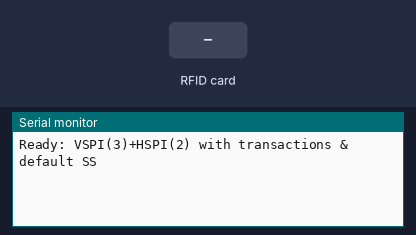
Simulated run of this sketch. Board: ESP32. On the bench: the last lines printed to the serial monitor. The test bench sets the inputs (shaded band).

Above: at 1.6 s.
1.7 s: RFID card 5E 7A 19 C4 held to the reader
At 2.8 s:
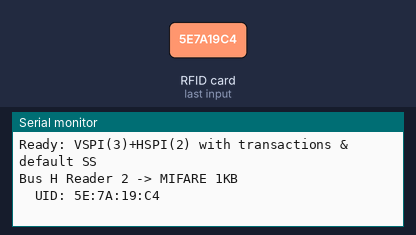
3.2 s: RFID card 5E 7A 19 C4 held to the reader
At 4.7 s:
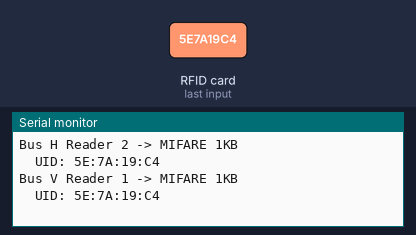

Measured:
- after the input at 1.7 s, the serial monitor: prints a new line at once (image 1)
- after the input at 3.2 s, the serial monitor: prints a new line at once (image 2)

The sketch:

WorkingAll5NFCReaders.ino
```cpp
#include <SPI.h>
#include <MFRC522.h>

// VSPI: SCK=18, MISO=19, MOSI=23
// HSPI: SCK=14, MISO=12, MOSI=13

// VSPI readers (3)
#define CS_V1 15
#define CS_V2 4
#define CS_V3 5

// HSPI readers (2)
#define CS_H1 25
#define CS_H2 27

#define RST_PIN -1

// 2-arg ctor only
MFRC522 V1(CS_V1, RST_PIN), V2(CS_V2, RST_PIN), V3(CS_V3, RST_PIN);
MFRC522 H1(CS_H1, RST_PIN), H2(CS_H2, RST_PIN);

enum Bus { BUS_NONE, BUS_VSPI, BUS_HSPI };
Bus currentBus = BUS_NONE;

// switch to VSPI with default SS
void useVSPI() {
  if (currentBus != BUS_VSPI) {
    SPI.end();
    SPI.begin(18, 19, 23, CS_V1);
    delay(2);
    currentBus = BUS_VSPI;
  }
}
// switch to HSPI with default SS
void useHSPI() {
  if (currentBus != BUS_HSPI) {
    SPI.end();
    SPI.begin(14, 12, 13, CS_H1);
    delay(2);
    currentBus = BUS_HSPI;
  }
}

inline void deselectAll(uint8_t a, uint8_t b, uint8_t c=255) {
  if (a!=255) digitalWrite(a,HIGH);
  if (b!=255) digitalWrite(b,HIGH);
  if (c!=255) digitalWrite(c,HIGH);
}

void setup() {
  Serial.begin(115200);
  while(!Serial){}

  // CS lines idle HIGH
  pinMode(CS_V1,OUTPUT); digitalWrite(CS_V1,HIGH);
  pinMode(CS_V2,OUTPUT); digitalWrite(CS_V2,HIGH);
  pinMode(CS_V3,OUTPUT); digitalWrite(CS_V3,HIGH);
  pinMode(CS_H1,OUTPUT); digitalWrite(CS_H1,HIGH);
  pinMode(CS_H2,OUTPUT); digitalWrite(CS_H2,HIGH);

  // Init VSPI group
  useVSPI();
  V1.PCD_Init(); delay(30);
  V2.PCD_Init(); delay(30);
  V3.PCD_Init(); delay(30);

  // Init HSPI group
  useHSPI();
  H1.PCD_Init(); delay(30);
  H2.PCD_Init(); delay(30);

  Serial.println(F("Ready: VSPI(3)+HSPI(2) with transactions & default SS"));
}

void reportTag(MFRC522 &rfid, char busTag, int idxOnBus) {
  auto type = rfid.PICC_GetType(rfid.uid.sak);
  Serial.print("Bus "); Serial.print(busTag);
  Serial.print(" Reader "); Serial.print(idxOnBus);
  Serial.print(" -> "); Serial.println(MFRC522::PICC_GetTypeName(type));
  Serial.print("  UID: ");
  for (byte i=0;i<rfid.uid.size;i++){
    if (rfid.uid.uidByte[i] < 0x10) Serial.print('0');
    Serial.print(rfid.uid.uidByte[i], HEX);
    if (i<rfid.uid.size-1) Serial.print(':');
  }
  Serial.println();
}

void pollReader(
  MFRC522 &rfid, uint8_t csThis,
  char busTag, int idxOnBus,
  uint8_t csA, uint8_t csB, uint8_t csC=255
) {
  // ensure only this device is active on the bus
  deselectAll(csA, csB, csC);
  digitalWrite(csThis, LOW);

  SPI.beginTransaction(SPISettings(2000000, MSBFIRST, SPI_MODE0));

  bool ok = rfid.PICC_IsNewCardPresent() && rfid.PICC_ReadCardSerial();
  if (ok) {
    // always report every read, no dedup
    reportTag(rfid, busTag, idxOnBus);
    rfid.PICC_HaltA();
    rfid.PCD_StopCrypto1();
  }

  SPI.endTransaction();
  digitalWrite(csThis, HIGH);
}

void loop() {
  // VSPI pass
  useVSPI();
  pollReader(V1, CS_V1, 'V', 1, CS_V1, CS_V2, CS_V3);
  pollReader(V2, CS_V2, 'V', 2, CS_V1, CS_V2, CS_V3);
  pollReader(V3, CS_V3, 'V', 3, CS_V1, CS_V2, CS_V3);

  // HSPI pass
  useHSPI();
  pollReader(H1, CS_H1, 'H', 1, CS_H1, CS_H2);
  pollReader(H2, CS_H2, 'H', 2, CS_H1, CS_H2);

  delay(20);
}
```
